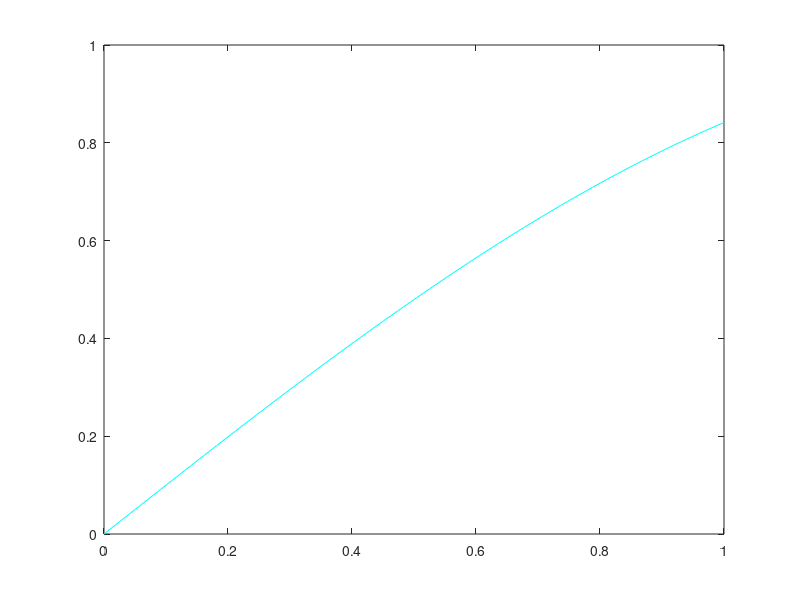

Write the MATLAB code that produced this figure. (Note: this script raises an error after producing the figure.)
%% using rgbcolors in plots
% John Kitchin
%
% The standard colors available in plotting are not that pretty:           
% b     blue         
% g     green        
% r     red          
% c     cyan         
% m     magenta      
% y     yellow       
% k     black         
% w     white 
%
% yellow is particularly hard to see.

clear all; close all; clc;

x = linspace(0,1);
y = sin(x);

figure
plot(x,y,'y-')

%%
plot(x,y,'c-')

%% using cmu.colors
% the cmu.colors provides a function to get a lot of colors
% deep carrot orange is much easier to see than the default yellow. Note
% this feature is only available for +cmu.version >= 1.7.
c = @cmu.colors;
figure
plot(x,y,'color',c('deep carrot orange'),'linewidth',3)

%% List of available colors
c('list')